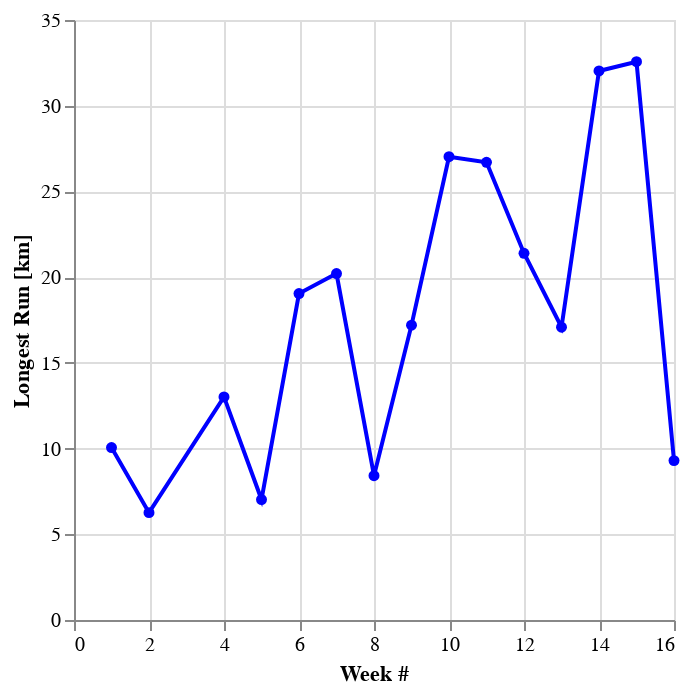

This figure's notebook cell:
### Code cell
# Visualize weekly longest run only
single = alt.selection_single()
weekly_longest = alt.Chart(weekly_dash).mark_line(point=True, size=2).encode(
    alt.X('week:Q', title='Week #'),
    alt.Y('Longest Run:Q', title='Longest Run [km]'),
    color=alt.condition(single, alt.value('blue'),alt.value('lightgray')),
    tooltip = ['week', 'Longest Run']
).add_selection(
    single
)

weekly_longest

### Figure 1 — Vega-Lite specification as saved in the notebook (floating-point values rounded to 4 significant figures)
{"config": {"view": {"continuousWidth": 300, "continuousHeight": 300}}, "data": {"name": "data-2dfcf5b085a9d857a976c349a35c323c"}, "mark": {"type": "line", "point": true, "size": 2}, "encoding": {"color": {"condition": {"param": "param_5", "value": "blue"}, "value": "lightgray"}, "tooltip": [{"field": "week", "type": "quantitative"}, {"field": "Longest Run", "type": "quantitative"}], "x": {"field": "week", "title": "Week #", "type": "quantitative"}, "y": {"field": "Longest Run", "title": "Longest Run [km]", "type": "quantitative"}}, "params": [{"name": "param_5", "select": {"type": "point"}}], "$schema": "https://vega.github.io/schema/vega-lite/v5.17.0.json", "datasets": {"data-2dfcf5b085a9d857a976c349a35c323c": [{"week": 1, "Total Distance": 23.24, "Longest Run": 10.06, "moving_time": 134.9, "total_elevation_gain": 127.7, "average_speed": 5.905, "average_heartrate": 160.4, "kudos_count": 33}, {"week": 2, "Total Distance": 7.061, "Longest Run": 6.263, "moving_time": 38.75, "total_elevation_gain": 61.8, "average_speed": 5.888, "average_heartrate": 147.4, "kudos_count": 11}, {"week": 4, "Total Distance": 27.21, "Longest Run": 13.01, "moving_time": 156.0, "total_elevation_gain": 258.8, "average_speed": 5.688, "average_heartrate": 162.4, "kudos_count": 29}, {"week": 5, "Total Distance": 16.02, "Longest Run": 7.026, "moving_time": 98.23, "total_elevation_gain": 165.1, "average_speed": 6.094, "average_heartrate": 155.2, "kudos_count": 26}, {"week": 6, "Total Distance": 50.86, "Longest Run": 19.04, "moving_time": 285.6, "total_elevation_gain": 378.8, "average_speed": 5.533, "average_heartrate": 163.8, "kudos_count": 39}, {"week": 7, "Total Distance": 31.79, "Longest Run": 20.21, "moving_time": 177.7, "total_elevation_gain": 232.7, "average_speed": 5.879, "average_heartrate": 143.3, "kudos_count": 22}, {"week": 8, "Total Distance": 14.73, "Longest Run": 8.417, "moving_time": 85.57, "total_elevation_gain": 99.8, "average_speed": 5.802, "average_heartrate": 152.8, "kudos_count": 17}, {"week": 9, "Total Distance": 28.04, "Longest Run": 17.2, "moving_time": 164.1, "total_elevation_gain": 175.6, "average_speed": 5.856, "average_heartrate": 159.1, "kudos_count": 21}, {"week": 10, "Total Distance": 42.49, "Longest Run": 27.02, "moving_time": 226.5, "total_elevation_gain": 206.8, "average_speed": 5.298, "average_heartrate": 167.0, "kudos_count": 39}, {"week": 11, "Total Distance": 46.1, "Longest Run": 26.7, "moving_time": 252.6, "total_elevation_gain": 380.3, "average_speed": 5.442, "average_heartrate": 161.0, "kudos_count": 45}, {"week": 12, "Total Distance": 46.48, "Longest Run": 21.39, "moving_time": 252.9, "total_elevation_gain": 380.3, "average_speed": 5.447, "average_heartrate": 159.6, "kudos_count": 83}, {"week": 13, "Total Distance": 30.63, "Longest Run": 17.08, "moving_time": 167.2, "total_elevation_gain": 189.9, "average_speed": 5.437, "average_heartrate": 163.8, "kudos_count": 39}, {"week": 14, "Total Distance": 58.59, "Longest Run": 32.03, "moving_time": 321.8, "total_elevation_gain": 226.0, "average_speed": 5.625, "average_heartrate": 164.5, "kudos_count": 49}, {"week": 15, "Total Distance": 48.5, "Longest Run": 32.57, "moving_time": 268.1, "total_elevation_gain": 397.4, "average_speed": 5.538, "average_heartrate": 162.1, "kudos_count": 69}, {"week": 16, "Total Distance": 9.297, "Longest Run": 9.297, "moving_time": 54.03, "total_elevation_gain": 59.5, "average_speed": 5.811, "average_heartrate": 160.9, "kudos_count": 20}]}}
